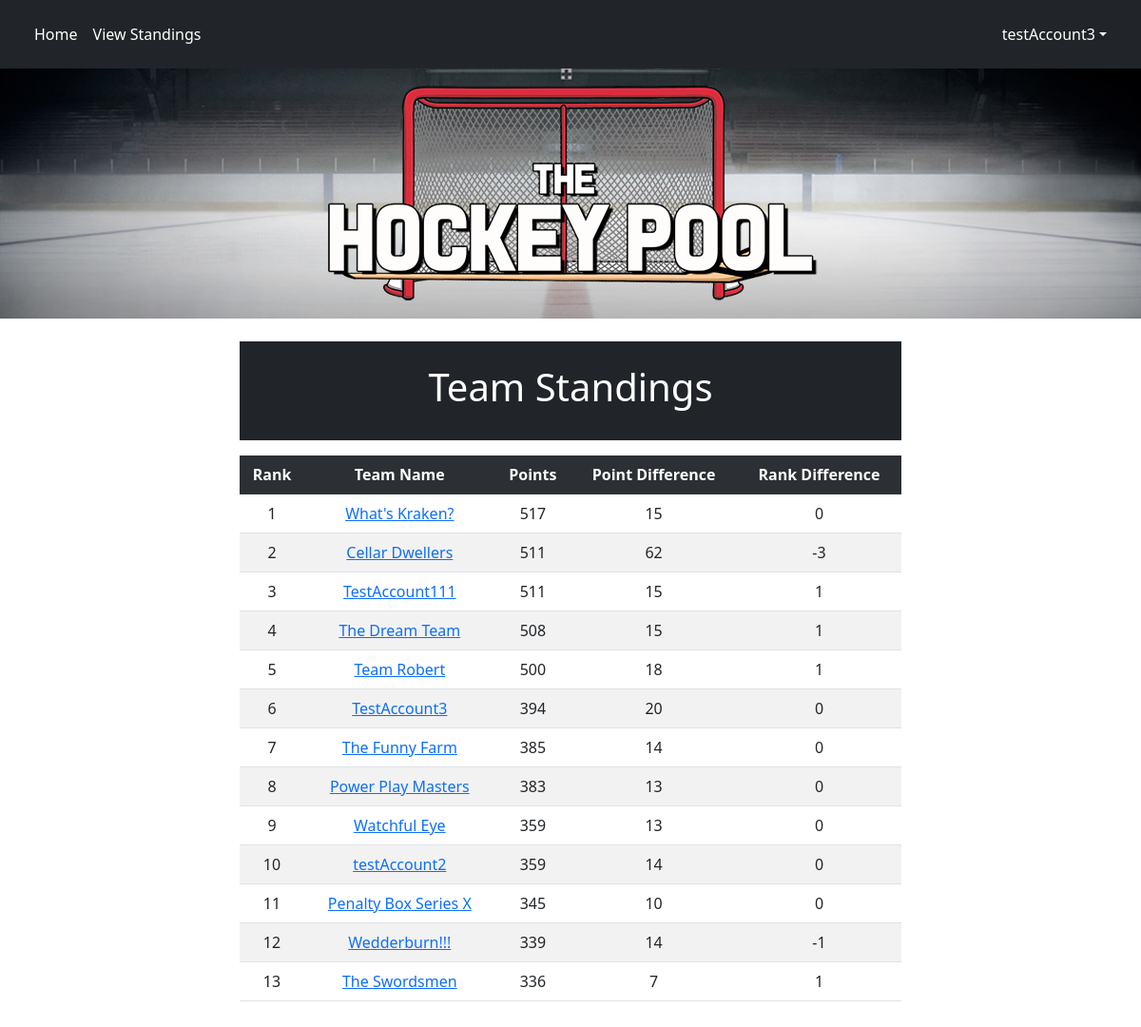
Page /teamStandings (signed in) on the committed database.
### tables this page shows
CREATE TABLE "standings" (
	"teamID" 	int not NULL,
	"points"	int not NULL DEFAULT 0,
	"pointsYesterday"	int not NULL DEFAULT 0,
	"rank"	int not NULL DEFAULT 0,
	"rankYesterday"	int not NULL DEFAULT 0,
	PRIMARY KEY("teamID"),
	CONSTRAINT "standings-fk-teamID"
	FOREIGN KEY ("teamID")
    REFERENCES poolTeams ("teamID")
);

CREATE TABLE "poolTeams" (
	"teamID"	INTEGER NOT NULL,
	"teamName"	varchar(40) NOT NULL,
	"username"	varchar(30) NOT NULL,
	"player1"	INTEGER NOT NULL,
	"player2"	INTEGER NOT NULL,
	"player3"	INTEGER NOT NULL,
	"player4"	INTEGER NOT NULL,
	"player5"	INTEGER NOT NULL,
	"player6"	INTEGER NOT NULL,
	"player7"	INTEGER NOT NULL,
	"player8"	INTEGER NOT NULL,
	"player9"	INTEGER NOT NULL,
	"player10"	INTEGER NOT NULL,
	"player11"	INTEGER NOT NULL,
	"player12"	INTEGER NOT NULL,
	"player13"	INTEGER NOT NULL,
	"player14"	INTEGER NOT NULL,
	"player15"	INTEGER NOT NULL,
	"player16"	INTEGER NOT NULL,
	"player17"	INTEGER NOT NULL,
	"player18"	INTEGER NOT NULL,
	"player19"	INTEGER NOT NULL,
	"player20"	INTEGER NOT NULL,
	"player21"	INTEGER NOT NULL,
	"teamLogo"	TEXT NOT NULL,
	CONSTRAINT "poolTeams-fk-player15" FOREIGN KEY("player15") REFERENCES "players"("playerID"),
	CONSTRAINT "poolTeams-fk-player6" FOREIGN KEY("player6") REFERENCES "players"("playerID"),
	CONSTRAINT "poolTeams-fk-player11" FOREIGN KEY("player11") REFERENCES "players"("playerID"),
	CONSTRAINT "poolTeams-fk-player1" FOREIGN KEY("player1") REFERENCES "players"("playerID"),
	CONSTRAINT "poolTeams-fk-player3" FOREIGN KEY("player3") REFERENCES "players"("playerID"),
	CONSTRAINT "poolTeams-fk-player12" FOREIGN KEY("player12") REFERENCES "players"("playerID"),
	CONSTRAINT "poolTeams-fk-player20" FOREIGN KEY("player20") REFERENCES "players"("playerID"),
	CONSTRAINT "poolTeams-fk-users" FOREIGN KEY("username") REFERENCES "users"("username"),
	CONSTRAINT "poolTeams-fk-player13" FOREIGN KEY("player13") REFERENCES "players"("playerID"),
	CONSTRAINT "poolTeams-fk-player14" FOREIGN KEY("player14") REFERENCES "players"("playerID"),
	CONSTRAINT "poolTeams-fk-player18" FOREIGN KEY("player18") REFERENCES "players"("playerID"),
	CONSTRAINT "poolTeams-fk-player10" FOREIGN KEY("player10") REFERENCES "players"("playerID"),
	CONSTRAINT "poolTeams-fk-player9" FOREIGN KEY("player9") REFERENCES "players"("playerID"),
	CONSTRAINT "poolTeams-fk-player2" FOREIGN KEY("player2") REFERENCES "players"("playerID"),
	CONSTRAINT "poolTeams-fk-player5" FOREIGN KEY("player5") REFERENCES "players"("playerID"),
	CONSTRAINT "poolTeams-fk-player7" FOREIGN KEY("player7") REFERENCES "players"("playerID"),
	CONSTRAINT "poolTeams-fk-player19" FOREIGN KEY("player19") REFERENCES "players"("playerID"),
	CONSTRAINT "poolTeams-fk-player21" FOREIGN KEY("player21") REFERENCES "players"("playerID"),
	CONSTRAINT "poolTeams-fk-player4" FOREIGN KEY("player4") REFERENCES "players"("playerID"),
	CONSTRAINT "poolTeams-fk-player8" FOREIGN KEY("player8") REFERENCES "players"("playerID"),
	PRIMARY KEY("teamID" AUTOINCREMENT),
	CONSTRAINT "poolTeams-fk-player17" FOREIGN KEY("player17") REFERENCES "players"("playerID"),
	CONSTRAINT "poolTeams-fk-player16" FOREIGN KEY("player16") REFERENCES "players"("playerID")
);

### application.py (the view)
@app.route("/teamStandings")
def teamStandings():
    while True:
        try:
            db.connect()
            teamStandings = db.getTeamStandings()
            return render_template("teamStandings.html", teamStandings=teamStandings, username=getUserInfo(),
                                   permission=getUserPermission(), userTeamID=getUserTeamID())
        except sqlite3.ProgrammingError:
            db.close()

### application.py (called while the page is built)
def userTeam():
    while (True):
        try:
            db.connect()
            username = None
            teamInPool = False
            if "username" in session:
                username = session["username"]
                if (db.checkForUserInPool(username)):
                    teamInPool = True
            return teamInPool
        except sqlite3.ProgrammingError:
            db.close()

def getUserTeamID():
    while (True):
        try:
            db.connect()
            username = None
            teamID = None
            if(userTeam()):
                username = session["username"]
                teamID = db.getUserPoolTeamID(username)
            return teamID
        except sqlite3.ProgrammingError:
            db.close()

def getUserInfo():
    username = None
    if "username" in session:
        username = session["username"]
    return username

def getUserPermission():
    permission = None
    if "permission" in session:
        permission = session["permission"]
    return permission

### db.py (called while the page is built, shortened)
def connect():
    global conn

def getTeamStandings():
    sql = '''Select pt.teamID, pt.teamName, s.points, s.pointsYesterday, s.rank, s.rankYesterday
                     From poolTeams pt join standings s
                        on pt.teamID = s.teamID
                    Order by s.points DESC'''
    try:
        with closing(conn.cursor()) as c:
            c.execute(sql)
            results = c.fetchall()
            standings = []
            for result in results:
                standings.append((result[0], result[1], result[2], result[3], result[4], result[5]))
            return standings
    except sqlite3.OperationalError as e:
        print("Error: Database could not be read. Program closing")
        print(e)

def checkForUserInPool(username):
    sql = '''Select * from poolTeams
                        where username = ?'''
    try:
        with closing(conn.cursor()) as c:
            c.execute(sql, (username,))
            results = c.fetchone()
            if (results):
                return True
            else:
                return False
    except sqlite3.OperationalError as e:
        print("Error: Database could not be read. Program closing")
        print(e)

### templates/teamStandings.html (shortened to what this page needs)
{% extends "base.html" %}
{% block content %}
    <div class="aligns-items-center justify-content-center pb-3" style="max-width: 700px; text-align: center">
        <div id="heading" class="mt-4 p-4 bg-dark text-white">
            <h1 style="text-align:center">Team Standings</h1>
        </div>
        <div class="pt-3">
            <table class="table table-striped w-100" style="text-align:center">
                <tr class="table-dark"><th scope="col">Rank</th><th scope="col">Team Name</th><th scope="col">Points</th><th scope="col">Point Difference</th><th scope="col">Rank Difference</th></tr>
                {% for team in teamStandings %}
                    <tr><td>{{team[4]}}</td><td><a href="{{ url_for('teamStats', teamID=team[0]) }}">{{team[1]}}</a></td><td>
                        {{team[2]}}</td><td>{{team[2]-team[3]}}</td><td>{{team[4]-team[5]}}</td></tr>
                {% endfor %}
            </table>
        </div>
    </div>
{% endblock %}

### rows in the picture
standings: rank "1", teamName "What's Kraken?", points "517", team[2]-team[3] "15", team[4]-team[5] "0"
standings: rank "2", teamName "Cellar Dwellers", points "511", team[2]-team[3] "62", team[4]-team[5] "-3"
standings: rank "3", teamName "TestAccount111", points "511", team[2]-team[3] "15", team[4]-team[5] "1"
standings: rank "4", teamName "The Dream Team", points "508", team[2]-team[3] "15", team[4]-team[5] "1"
standings: rank "5", teamName "Team Robert", points "500", team[2]-team[3] "18", team[4]-team[5] "1"
standings: rank "6", teamName "TestAccount3", points "394", team[2]-team[3] "20", team[4]-team[5] "0"
standings: rank "7", teamName "The Funny Farm", points "385", team[2]-team[3] "14", team[4]-team[5] "0"
standings: rank "8", teamName "Power Play Masters", points "383", team[2]-team[3] "13", team[4]-team[5] "0"
standings: rank "9", teamName "Watchful Eye", points "359", team[2]-team[3] "13", team[4]-team[5] "0"
standings: rank "10", teamName "testAccount2", points "359", team[2]-team[3] "14", team[4]-team[5] "0"
standings: rank "11", teamName "Penalty Box Series X", points "345", team[2]-team[3] "10", team[4]-team[5] "0"
standings: rank "12", teamName "Wedderburn!!!", points "339", team[2]-team[3] "14", team[4]-team[5] "-1"
standings: rank "13", teamName "The Swordsmen", points "336", team[2]-team[3] "7", team[4]-team[5] "1"

### other values in the picture
{{ username }} "testAccount3"
